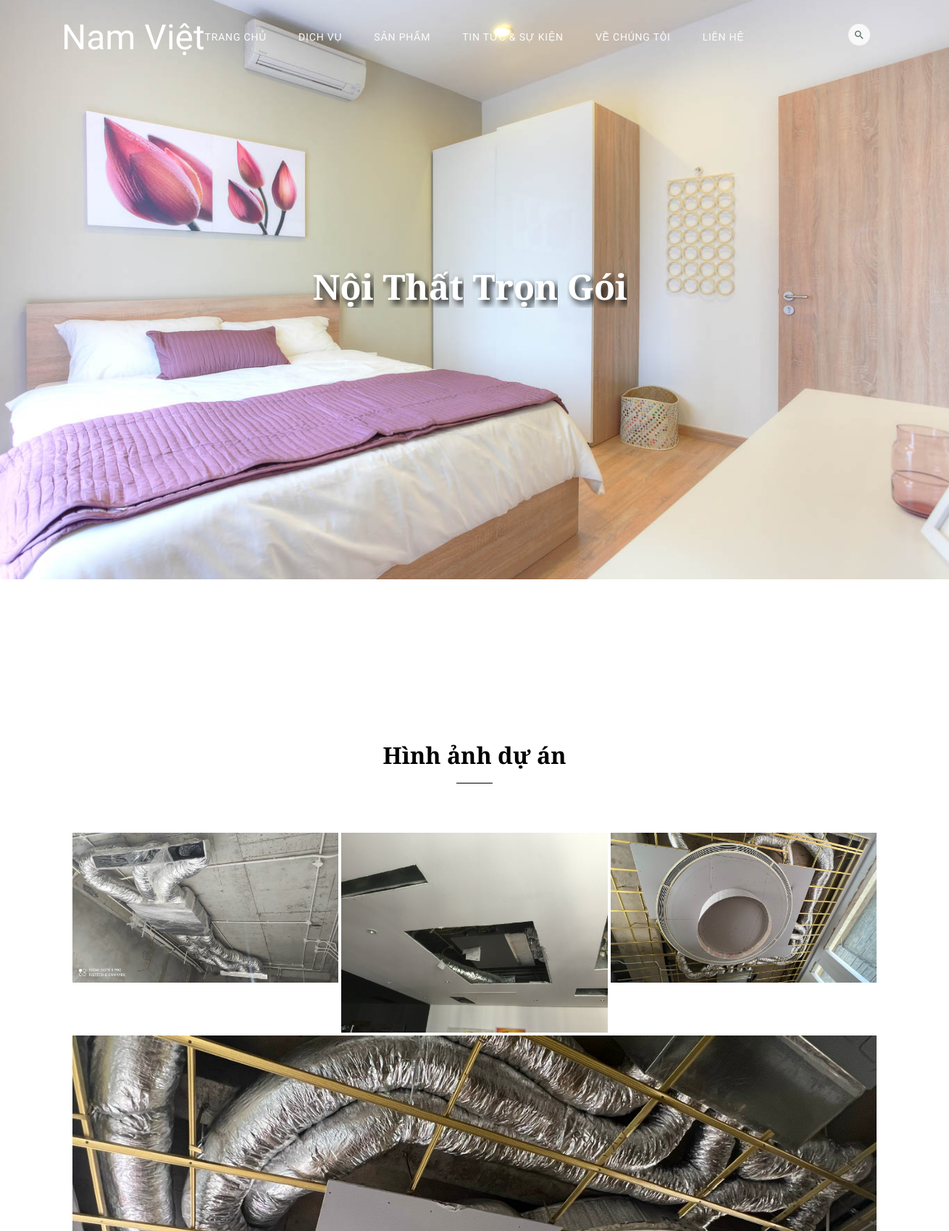
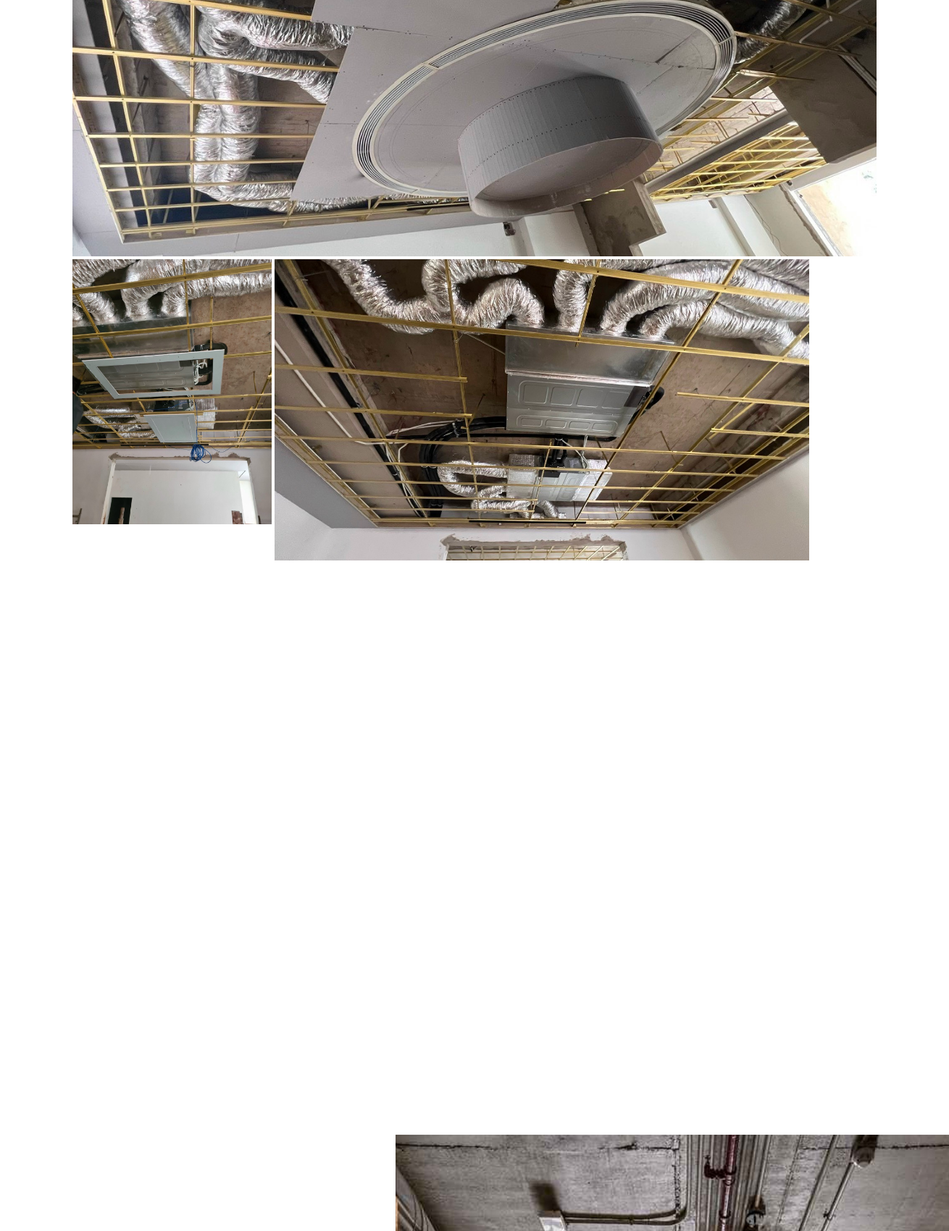
The page /detail.php?slug=noi-that-tron-goi (upper part) on the database its author committed (2 pictures, top to bottom).
### tables this page shows
CREATE TABLE `tbl_banner` (
  `id` int(11) NOT NULL,
  `img` varchar(255) NOT NULL
);

CREATE TABLE `tbl_post` (
  `id` int(11) NOT NULL,
  `name` varchar(255) NOT NULL,
  `slug` varchar(255) NOT NULL,
  `cat` int(11) NOT NULL,
  `tomtat` text NOT NULL,
  `content` text NOT NULL,
  `noidung` text NOT NULL,
  `times` timestamp NOT NULL DEFAULT current_timestamp() ON UPDATE current_timestamp(),
  `img` varchar(200) NOT NULL
);

### lib/database.php (called while the page is built, shortened)
<?php
class Database{
  public $host   = DB_HOST;
  public $user   = DB_USER;
  public $pass   = DB_PASS;
  public $dbname = DB_NAME;
  public $link;
private function connectDB(){
  $this -> link = new mysqli($this->host, $this->user, $this->pass, $this->dbname);
    mysqli_set_charset($this->link, 'UTF8');
}
public function select($query){
  $result = $this->link->query($query) or
  die($this->link->error.__LINE__);
  if($result->num_rows > 0){
    return $result;
  } else {
    return false;
  }
}
}
?>

### classes/post.php (called while the page is built, shortened)
<?php
    $filepath = realpath(dirname(__FILE__));
    include_once ($filepath. '/../lib/database.php');
?>
<?php
    class post {
        private $db;
        public function __construct() {
            $this->db = new Database();
        }
        public function rand_banner(){
            $query = "SELECT * FROM tbl_banner ORDER BY rand() LIMIT 1";
            $result = $this->db->select($query);
            return $result;
        }
        public function get_detail($slug){
            $query = "SELECT * FROM tbl_post WHERE slug = '$slug' LIMIT 1";
            $result = $this->db->select($query);
            return $result;
        }
    }
?>

### detail.php (the view, shortened to what this page needs)
<?php include 'classes/post.php';?>
<?php
  $ps = new post();
  if(isset($_GET['slug'])){
    $slug = $_GET['slug'];
    $get_detail = $ps -> get_detail($slug);
    if($get_detail){
      $resule = $get_detail -> fetch_assoc();
    }
  }
  $rand_banner = $ps -> rand_banner();
  if($rand_banner){
    $resule_banner = $rand_banner -> fetch_assoc();
  }
  include 'inc/header.php';
?>
<main class="untree_co--site-main">
  <div class="untree_co--site-hero inner-page"
    style="background-image: url('public/images/<?php echo $resule_banner['img'] ?>')">
    <div class="container">
      <div class="row align-items-center justify-content-center">
        <div class="col-md-7 text-center">
          <div class="site-hero-contents" data-aos="fade-up">
            <h1 class="hero-heading text-white"><?php echo $title ?></h1>
          </div>
        </div>
      </div>
    </div>
  </div>
  <?php
  echo $resule['noidung'] ;
  ?>
</main>
<?php include 'inc/footer.php' ?>

### public/css/style.css (style rules this page uses)
body { font-family: "Roboto", sans-serif; background-color: #fff; font-weight: 300; color: rgba(0, 0, 0, 0.5); color: #707070; line-height: 1.7; overflow-x: hidden; position: relative; }
body:before { content: ""; position: absolute; left: 0; right: 0; bottom: 0; top: 0; background: rgba(0, 0, 0, 0.5); visibility: hidden; opacity: 0; -webkit-transition: 0.3s all ease; -o-transition: 0.3s all ease; transition: 0.3s all ease; z-index: 8; }
h1, h2, h3, h4, h5, h6, .h1, .h2, .h3, .h4, .h5, .h6 { font-family: "Cormorant Garamond", serif; color: #000; }
.untree_co--site-section { padding: 7rem 0; position: relative; clear: both; width: 100%; }
.untree_co--site-hero { background-size: cover; background-position: center center; background-repeat: no-repeat; }
.untree_co--site-hero, .untree_co--site-hero > .container > .row { height: 100vh; min-height: 500px; }
.untree_co--site-hero .site-hero-contents { display: block; }
.untree_co--site-hero .site-hero-contents .hero-heading { font-size: 2rem; color: #fff; line-height: 0; font-weight: 600; }
.untree_co--site-hero.inner-page .site-hero-contents { display: block; }
.untree_co--site-hero.inner-page .site-hero-contents .hero-heading { font-size: 3rem; color: #000; line-height: 0; font-family: "Cormorant Garamond", serif; font-weight: 900; text-shadow: 0.1em 0.1em 0.2em black; }
.bg-image { background-size: cover; background-position: center center; background-repeat: no-repeat; }
.section-heading h3 { font-size: 2rem; font-weight: 700; color: #000; position: relative; padding-bottom: 20px; margin-bottom: 20px; font-weight: 700; font-family: "Cormorant Garamond", serif; }
.section-heading h3:after { position: absolute; content: ""; width: 50px; height: 1px; background: #000; left: 50%; -webkit-transform: translateX(-50%); -ms-transform: translateX(-50%); transform: translateX(-50%); bottom: 0; }
.gutter-2 { margin-right: -2px !important; margin-left: -2px !important; }
.gutter-2 > .col, .gutter-2 > [class*="col-"] { margin-bottom: 4px; padding-right: 2px !important; padding-left: 2px !important; }
.room-animate .heading { line-height: 0; }
.room-animate .img-wrap { position: relative; overflow: hidden; }
.room-animate .img-wrap .bg-image { position: relative; z-index: 1; }

### rows shown on the page
tbl_banner: img (picture)
tbl_post: noidung "Hình ảnh dự án", noidung (picture)
